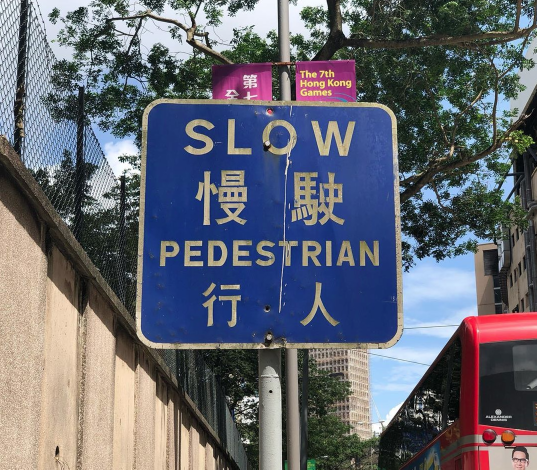
#> input picture text_detection/image/example1.png, 1073 x 939 px, found by its file name (shown at 1/2 size)
$ python preprocessing.py
#> lines starting #> are read from the running program, lines starting #| are printed output that depends on the picture
import cv2
import fire
import numpy as np


def sharpen(img):
    kernel = np.array([[0, -1, 0], [-1, 5, -1], [0, -1, 0]], np.float32)
    img = cv2.filter2D(img, -1, kernel=kernel)
    return img


def get_not_poly_idx(is_polys):
    return [i for i, x in enumerate(is_polys) if x == False]


def filter_not_poly_img(cropped_imgs, not_poly_idxs):
    return [i for j, i in enumerate(cropped_imgs) if j not in not_poly_idxs]


def text_dectection_preprocess(imgs, size=720, do_sharpen=True):
    process_imgs = []
    for img in imgs:
        img = cv2.cvtColor(img, cv2.COLOR_BGR2RGB)
        if do_sharpen:
            img = sharpen(img)
        process_imgs.append(img)

    return process_imgs


def main(yaml='args/detection_args.yaml',
         imgs=['image/example1.png', ],
         ):

#> called with yaml = 'args/detection_args.yaml'
    from imgcat import imgcat
    ori_imgs = []
    for img in imgs:
        ori_imgs.append(cv2.imread(img))
    process_imgs = text_dectection_preprocess(ori_imgs)
#> the loop in text_dectection_preprocess, `for img in imgs:` made 1 pass
#> kernel in sharpen on pass 1: [[0, -1, 0], [-1, 5, -1], [0, -1, 0]]
#> pass 1, in sharpen, `img = cv2.filter2D(img, -1, kernel=kernel)`:
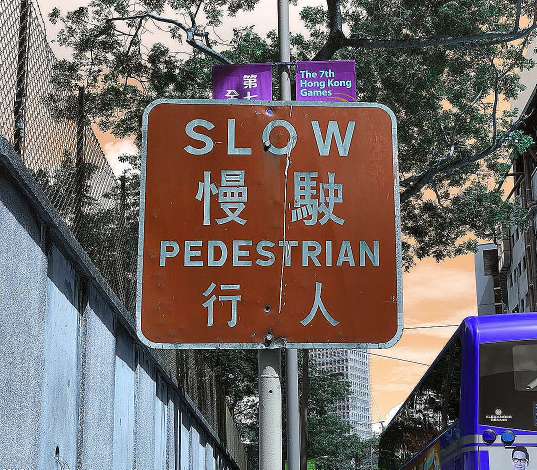
#> img: shape (939, 1073, 3) (shown at 1/2 size); mean of channels 0, 1, 2 103.8, 105, 114.6; drawn as B, G, R
#> after the loop in text_dectection_preprocess, `for img in imgs:`: process_imgs = 1 item
#> process_imgs = 1 item
    imgcat(process_imgs[0])
#> (this line was passed over: imgcat is not available in this run)

    # breakpoint()
    import pdb
    pdb.set_trace()


if __name__ == '__main__':
    fire.Fire(main)
